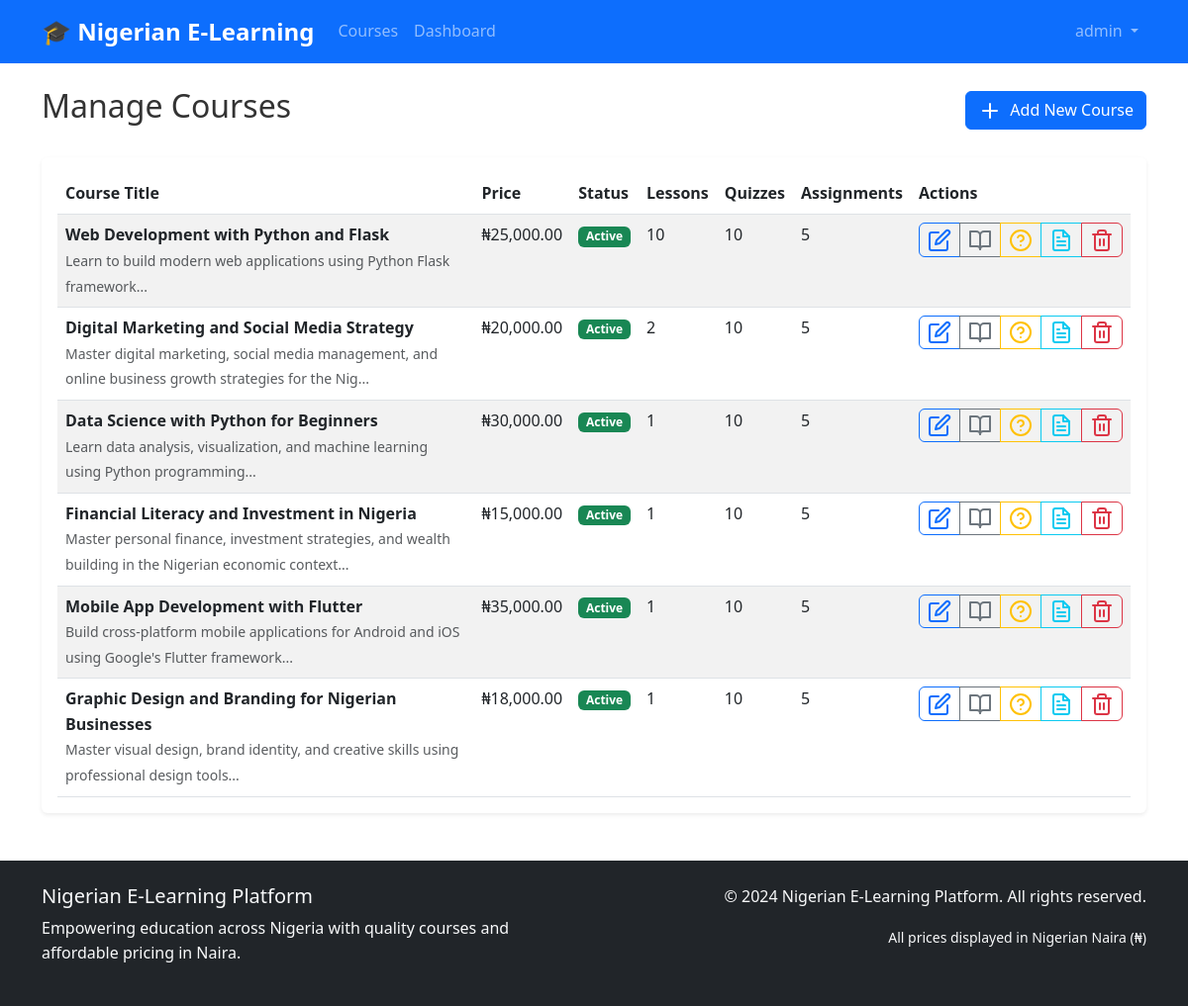
Before: /admin/courses (signed in) with the older database file.
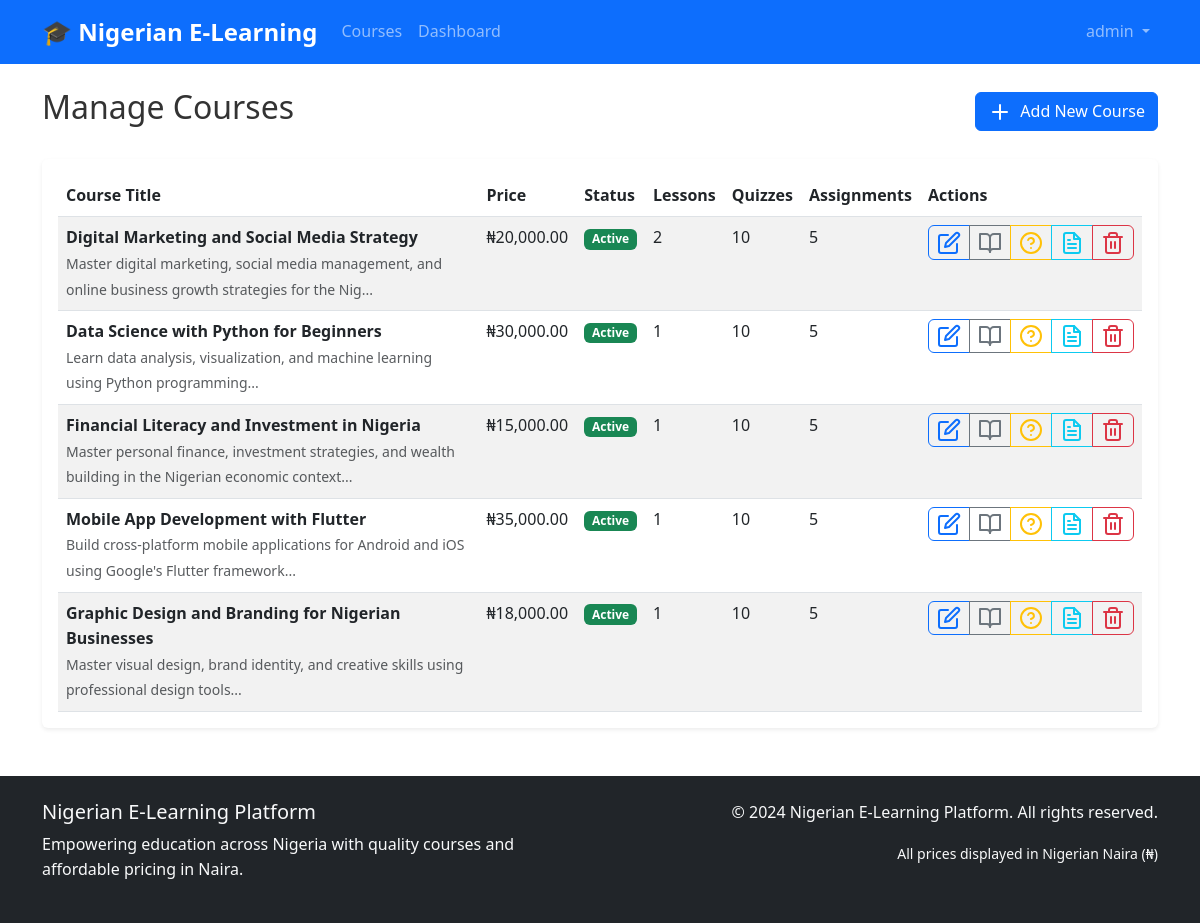
After: the same page with the newer database file.
### models.py (models this page shows)
class Course(db.Model):
    id = db.Column(db.Integer, primary_key=True)
    title = db.Column(db.String(200), nullable=False)
    description = db.Column(db.Text)
    price = db.Column(db.Float, nullable=False, default=0.0)
    instructor_id = db.Column(db.Integer, db.ForeignKey('user.id'), nullable=False)
    is_active = db.Column(db.Boolean, default=True)
    created_at = db.Column(db.DateTime, default=datetime.utcnow)
    updated_at = db.Column(db.DateTime, default=datetime.utcnow, onupdate=datetime.utcnow)
    lessons = db.relationship('Lesson', backref='course', lazy='dynamic', cascade='all, delete-orphan')
    enrollments = db.relationship('Enrollment', backref='course', lazy='dynamic', cascade='all, delete-orphan')
    quizzes = db.relationship('Quiz', backref='course', lazy='dynamic', cascade='all, delete-orphan')
    assignments = db.relationship('Assignment', backref='course', lazy='dynamic', cascade='all, delete-orphan')

### routes.py (the view)
@app.route('/admin/courses')
@login_required
@admin_required
def admin_courses():
    courses = Course.query.all()
    return render_template('admin/courses.html', courses=courses)

### app.py (called while the page is built)
@login_manager.user_loader
def load_user(user_id):
    from models import User
    return User.query.get(int(user_id))

### models.py (called while the page is built)
    @property
    def is_active(self):
        return self.active

### utils.py (called while the page is built)
def admin_required(f):
    @wraps(f)
    def decorated_function(*args, **kwargs):
        if not current_user.is_authenticated or current_user.role != 'admin':
            flash('Admin access required', 'danger')
            return redirect(url_for('dashboard'))
        return f(*args, **kwargs)
    return decorated_function

### templates/admin/courses.html (shortened to what the changed rows need)
{% extends "base.html" %}
{% block content %}
<div class="row">
    <div class="col-12">
        <div class="d-flex justify-content-between align-items-center mb-4">
            <h2>Manage Courses</h2>
        </div>
        <div class="card">
            <div class="card-body">
                <div class="table-responsive">
                    <table class="table table-striped">
                        <thead>
                            <tr>
                                <th>Course Title</th>
                                <th>Price</th>
                                <th>Status</th>
                                <th>Lessons</th>
                                <th>Quizzes</th>
                                <th>Assignments</th>
                                <th>Actions</th>
                            </tr>
                        </thead>
                        <tbody>
                            {% for course in courses %}
                            <tr>
                                <td>
                                    <strong>{{ course.title }}</strong>
                                    <br><small class="text-muted">{{ course.description[:100] }}...</small>
                                </td>
                                <td>{{ course.price|currency }}</td>
                                <td>
                                    <span class="badge bg-{{ 'success' if course.is_active else 'secondary' }}">
                                        {{ 'Active' if course.is_active else 'Inactive' }}
                                    </span>
                                </td>
                                <td>{{ course.lessons.count() }}</td>
                                <td>{{ course.quizzes.count() }}</td>
                                <td>{{ course.assignments.count() }}</td>
                                <td>
                                    <div class="btn-group" role="group">
                                        <a href="{{ url_for('edit_course', course_id=course.id) }}"
                                           class="btn btn-sm btn-outline-primary" title="Edit Course">
                                            <i data-feather="edit"></i>
                                        </a>
                                        <a href="{{ url_for('admin_course_lessons', course_id=course.id) }}"
                                           class="btn btn-sm btn-outline-secondary" title="Manage Lessons">
                                            <i data-feather="book-open"></i>
                                        </a>
                                        <a href="{{ url_for('admin_course_quizzes', course_id=course.id) }}"
                                           class="btn btn-sm btn-outline-warning" title="Manage Quizzes">
                                            <i data-feather="help-circle"></i>
                                        </a>
                                        <a href="{{ url_for('admin_course_assignments', course_id=course.id) }}"
                                           class="btn btn-sm btn-outline-info" title="Manage Assignments">
                                            <i data-feather="file-text"></i>
                                        </a>
                                        <button type="button" class="btn btn-sm btn-outline-danger"
                                                onclick="confirmDelete('{{ course.title|e }}', '{{ url_for('delete_course', course_id=course.id) }}')"
                                                title="Delete Course">
                                            <i data-feather="trash-2"></i>
                                        </button>
                                    </div>
                                </td>
                            </tr>
                            {% endfor %}
                        </tbody>
                    </table>
                </div>
            </div>
        </div>
    </div>
</div>
{% endblock %}

Changed rows visible on the page:
removed Course: title "Web Development with Python and Flask", description "Learn to build modern web applications using Python Flask framework", price "₦25,000.00", is_active "Active", lessons.count "10", quizzes.count "10", assignments.count "5"
